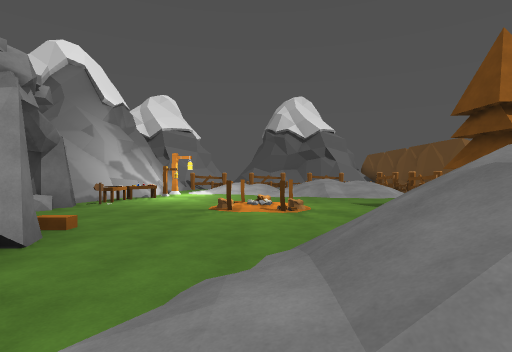
view 1 (above)

19 first-person views from a walk through a Unity game level. The camera is 1.4 m above the floor, looks level and sees 80° across. The floor is counted in squares, 2 m on a side. Each view is taken from the middle of a square. On the plan, view 1 faces up. The plan holds only what a view shows up to about 10 squares ahead; the rest is blank. The place goes on beyond the plan. Some animated figures are left out. Some surface patterns are stand-ins.

view 2
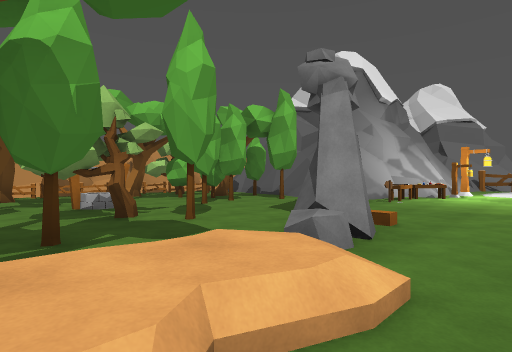

view 3
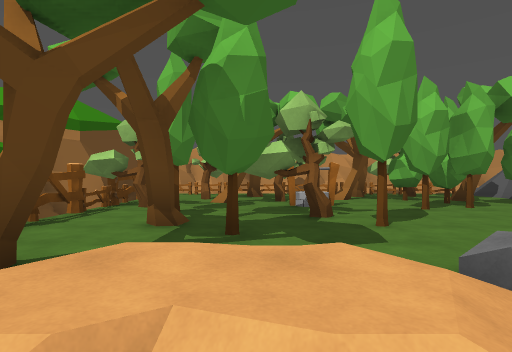

view 4
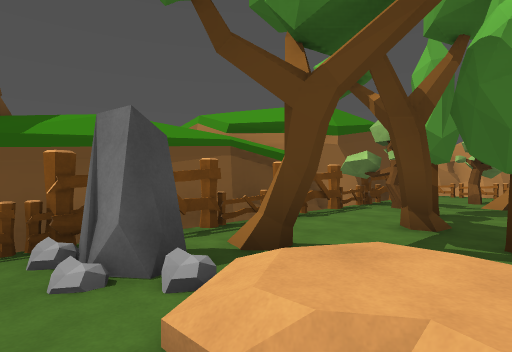

view 5
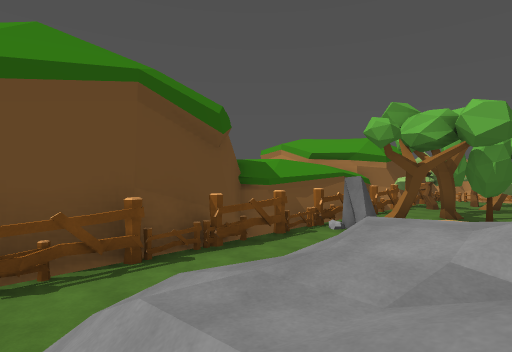

view 6
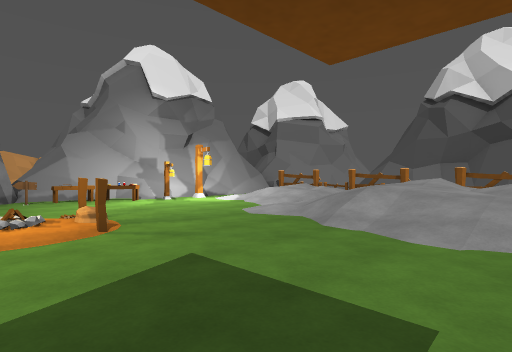

view 7
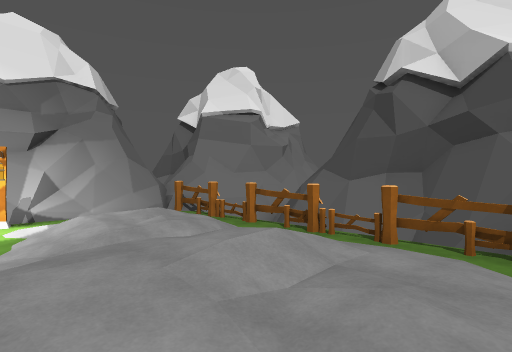

view 8
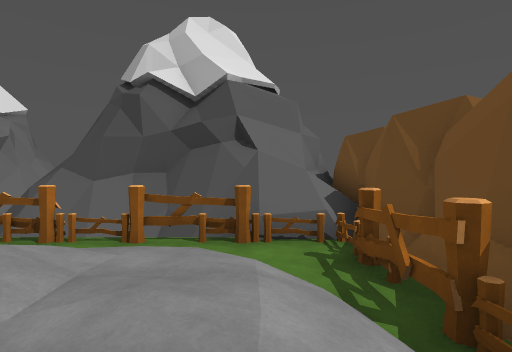

view 9
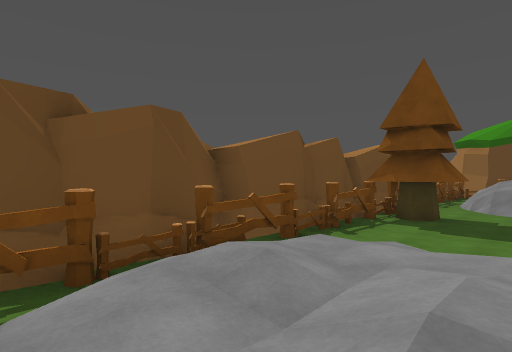

view 10
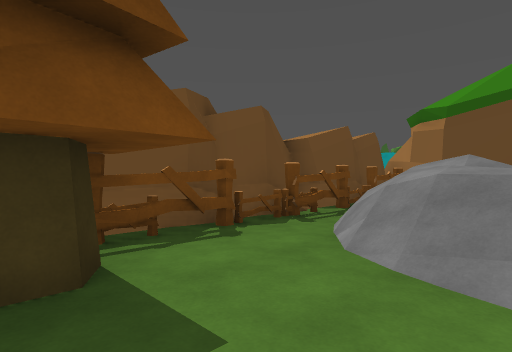

view 11
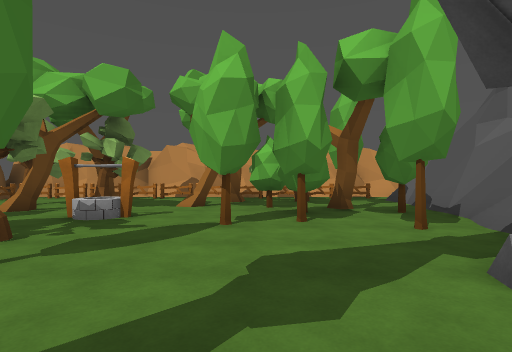

view 12
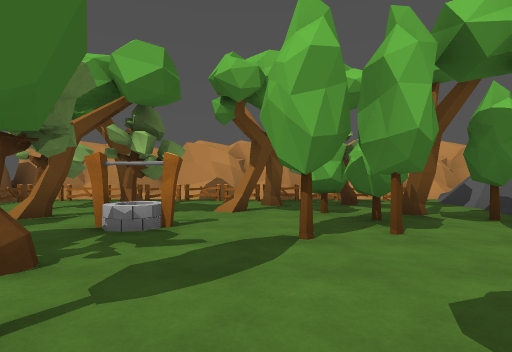

view 13
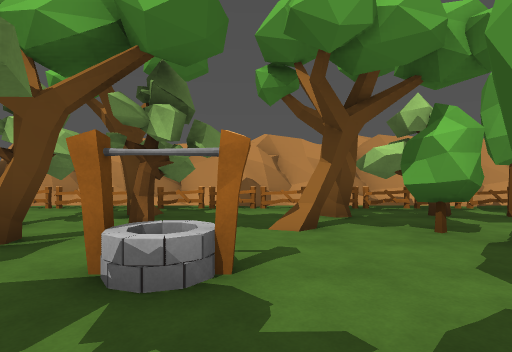

view 14
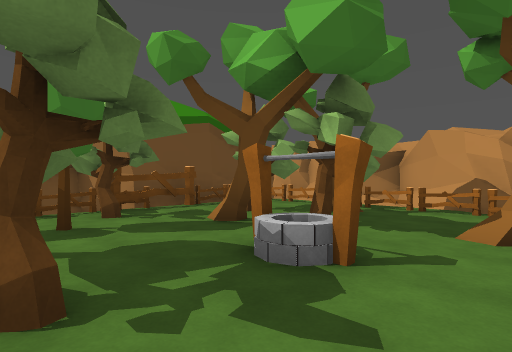

view 15
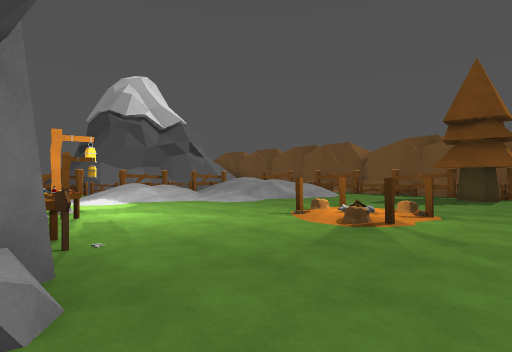

view 16
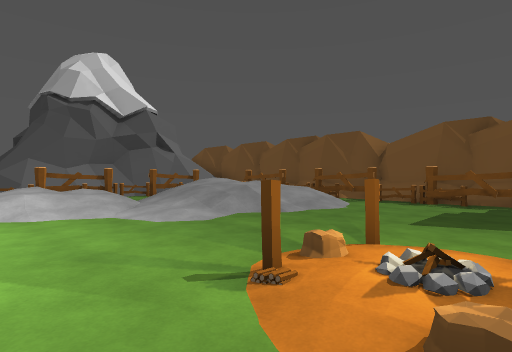

view 17
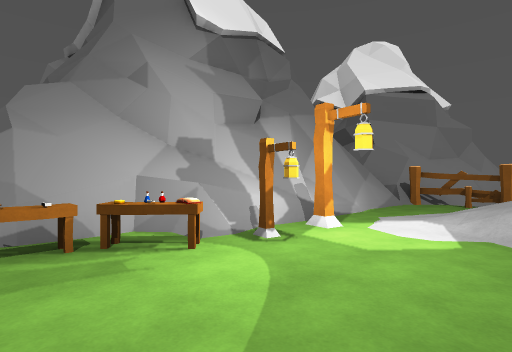

view 18
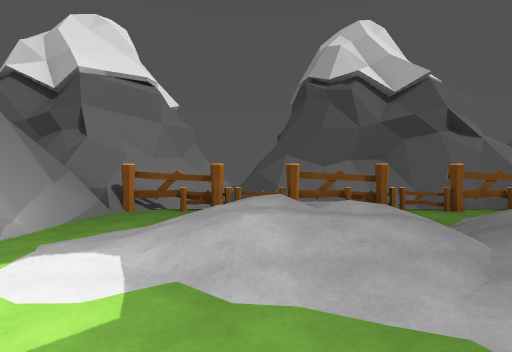

view 19
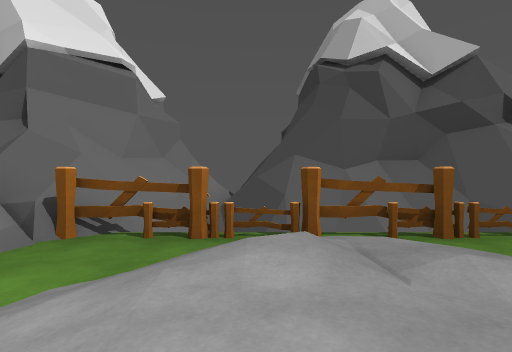

### Floor plan
Key: @ floor where view 1 was taken; # wall or solid block; . main floor; : floor 0.25 m higher than the main floor; - floor 0.5 m lower than the main floor; + floor 1.75 m higher than the main floor; / step, stairs or slope; = window, fence, low wall or low ledge; ^ raised ledge; v drop or lower ground; B bench; S sign; L log; T pine tree; R streetlight; E tree; W well; C rock; F fence; O other object.
Columns run from 14 left of view 1 to 7 right of it. Each row starts with its distance up from view 1.
 20           ##v###
 19          ##=vv########
 18          #+=-    v##^#
 17          ##.FF.FFFFFF#
 16          ##.. /..//..#
 15          #=.////////F#
 14          ##//////////#
 13          ##R////////F#
 12          ##R.../////F#
 11          #OO....////F#
 10          #OO........F#
  9 ##########B.........F#
  8 #F.. E ###S...LL....F#
  7 #O.EEE.E.#...L:L....T#
  6 ##EEEEE.............F#
  5 #FEEE..E........./..F#
  4 #F.EE..#...#.../ ///.#
  3 #F....W..E.C../////=F#
  2 #F.EE.W.E..//.//////F#
  1 #F.E....EE. /.//////F#
  0 #F.E.E...E. /.@ =///F#
 -1 #F.....E...EC....//.O#
 -2 #FFF.FE.FOF.FFFF.FFFF#
 -3 ######Ev##############
 -4      ####

Where each view was taken, in squares from view 1:
view 1: 0 up, 0 right, facing up
view 2: 0 up, 1 left, facing up-left
view 3: 1 up, 1 left, facing left
view 4: 1 up, 1 left, facing down-left
view 5: 2 up, 5 right, facing down-left
view 6: 7 up, 5 right, facing up-left
view 7: 12 up, 5 right, facing up-left
view 8: 12 up, 5 right, facing up
view 9: 15 up, 3 right, facing down-right
view 10: 7 up, 3 right, facing down-right
view 11: 5 up, 3 left, facing left
view 12: 4 up, 4 left, facing left
view 13: 3 up, 6 left, facing left
view 14: 4 up, 6 left, facing down-left
view 15: 5 up, 5 left, facing up-right
view 16: 7 up, 2 left, facing up-right
view 17: 9 up, 1 left, facing up-left
view 18: 11 up, 1 left, facing up
view 19: 13 up, 1 left, facing up
